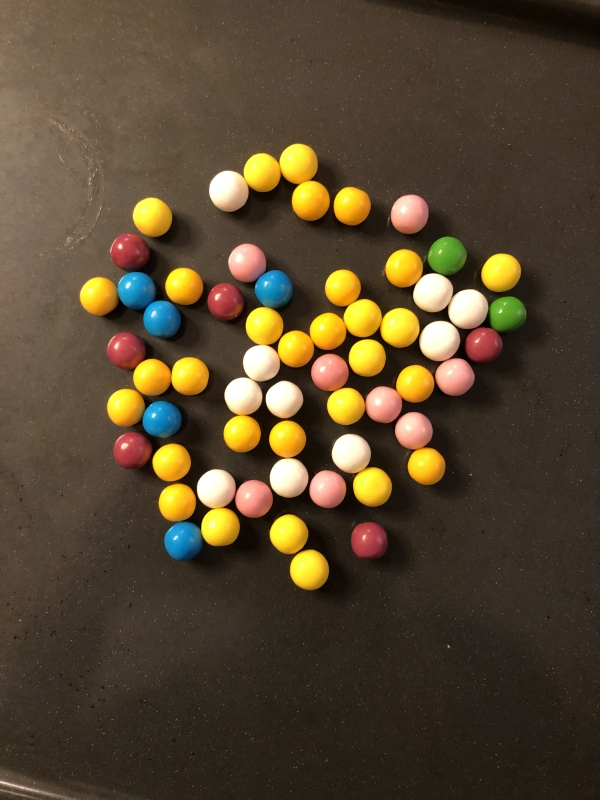
#> input picture images/chewing_gum_balls04.jpg, 600 x 800 px, found by its file name
$ python uebung08.py
#> lines starting #> are read from the running program, lines starting #| are printed output that depends on the picture; long printed decimals are rounded
# Template matching, originally with objects from the image. Typical example is counting blood cells
import cv2

use_color = True

if use_color:
    # load image and template image, note that the template has been manually cut out of the image
    img = cv2.imread('chewing_gum_balls04.JPG',cv2.IMREAD_COLOR)
#> img is the input picture: shape (800, 600, 3); mean B, G, R 47.7, 70.4, 85.6
    template = cv2.imread('cgb_pink.JPG', cv2.IMREAD_COLOR)
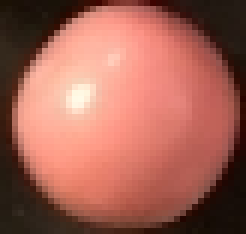
#> input picture images/cgb_pink.jpg, 41 x 39 px, found by its file name (shown 6 times larger)
#> template is the input picture: shape (39, 41, 3); mean B, G, R 84.7, 98, 162.6
    # read shape of the template and original image
    H, W, C = img.shape
#> H = 800; W = 600; C = 3
    h, w, c = template.shape
#> h = 39; w = 41; c = 3

else:
    # load image and template image, note that the template has been manually cut out of the image
    img = cv2.imread('smarties01.JPG',cv2.IMREAD_GRAYSCALE)
    template = cv2.imread('cgb_pink.JPG', cv2.IMREAD_GRAYSCALE)
    # read shape of the template and original image
    H, W, C = img.shape
    h, w, c = template.shape
# Define template matching methods, see https://docs.opencv.org/4.5.3/df/dfb/group__imgproc__object.html#ga3a7850640f1fe1f58fe91a2d7583695d for the math behind each method
methods = [cv2.TM_CCOEFF, cv2.TM_CCOEFF_NORMED, cv2.TM_CCORR, cv2.TM_CCORR_NORMED, cv2.TM_SQDIFF, cv2.TM_SQDIFF_NORMED]
method_names = ['cv2.TM_CCOEFF', 'cv2.TM_CCOEFF_NORMED', 'cv2.TM_CCORR', 'cv2.TM_CCORR_NORMED', 'cv2.TM_SQDIFF', 'cv2.TM_SQDIFF_NORMED']

# loop over all methods in order to compare them
for method, method_name in zip(methods, method_names):

    # work on a new image each time
    img2 = img.copy()
    # do the template matching
    result = cv2.matchTemplate(img2, template, method)
    # get the best match location
    min_value, max_value, min_location, max_location = cv2.minMaxLoc(result)
    print(min_value, max_value, min_location, max_location)
    # draw rectangle at found location
    if method in ['cv2.TM_SQDIFF']:
        drawLeftPoint = ()
    # show original image with found location
    cv2.imshow('Original', img)
    # show image with the template matching result for all pixels
    result_title = 'Result with %s' % method_name
    cv2.imshow('Result', result)
    cv2.waitKey(0)
#> this loop made 6 passes
#> (min_value, max_value, min_location, max_location) on passes 1 to 6: (-17696406, 29344460, (297, 440), (263, 380)), (-0.647, 0.953, (296, 438), (307, 470)), (8817560, 126217360, (559, 6), (419, 320)), (0.346, 0.987, (234, 523), (307, 470)), (3771317, 100078304, (307, 470), (298, 441)), (0.0372, 1, (307, 470), (353, 0))
#| -17696406.0 29344460.0 (297, 440) (263, 380)
#| -0.6468 0.9531 (296, 438) (307, 470)
#| 8817560.0 126217360.0 (559, 6) (419, 320)
#| 0.3462 0.9868 (234, 523) (307, 470)
#| 3771317.0 100078304.0 (307, 470) (298, 441)
#| 0.03724 1.0 (307, 470) (353, 0)
#> pass 1, `result = cv2.matchTemplate(img2, template, method)`:
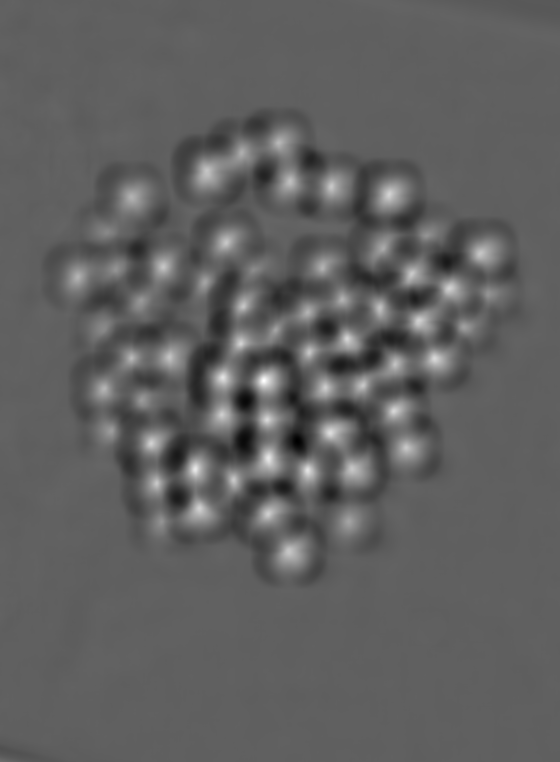
#> result: shape (762, 560) float32; min -17696406, max 29344460, mean 55054; drawn with min black and max white
#> pass 1, `cv2.imshow('Result', result)`:
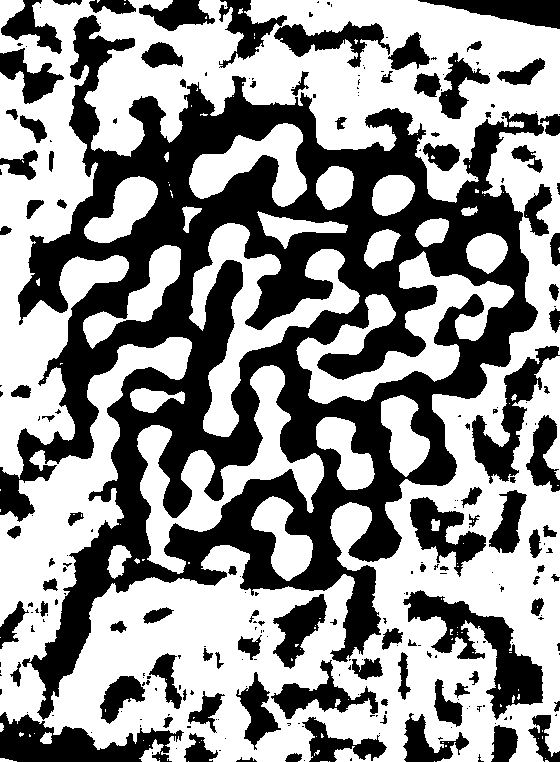
#> window 'Result': shape (762, 560); min 0, max 255, mean 145.5
#> pass 2, `result = cv2.matchTemplate(img2, template, method)`:
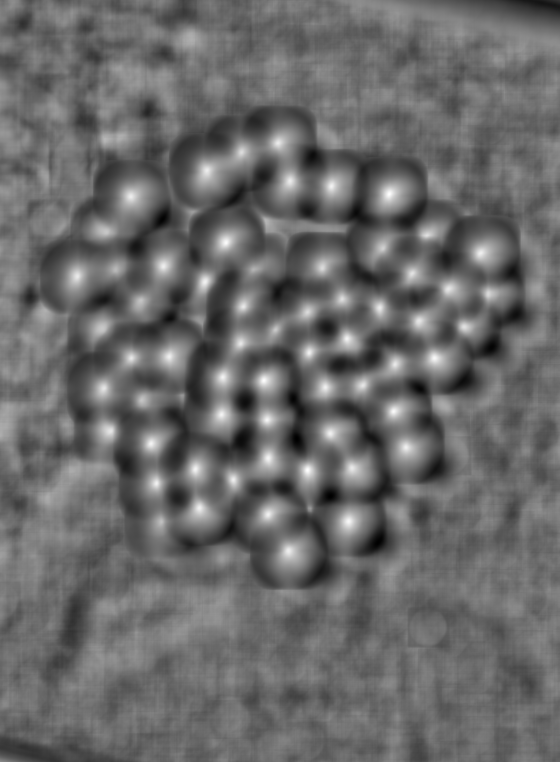
#> result: shape (762, 560) float32; min -0.647, max 0.953, mean 0.0163; drawn with min black and max white
#> pass 3, `result = cv2.matchTemplate(img2, template, method)`:
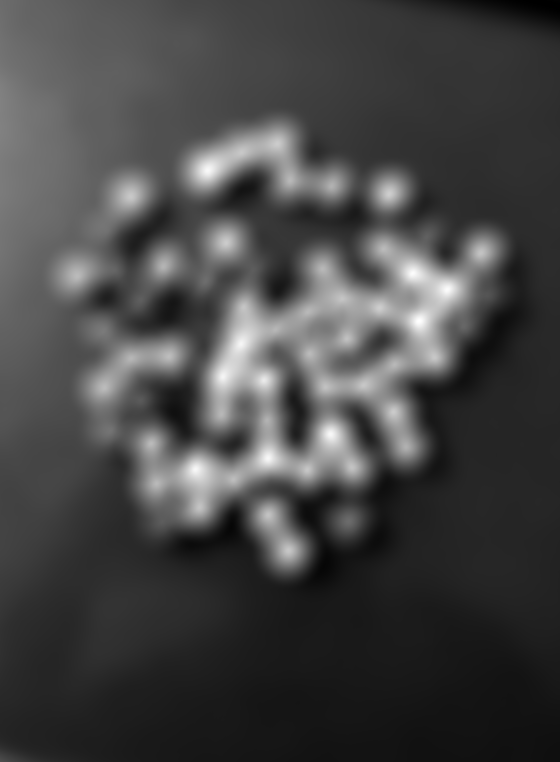
#> result: shape (762, 560) float32; min 8817560, max 126217360, mean 40593004; drawn with min black and max white
#> after the loop:
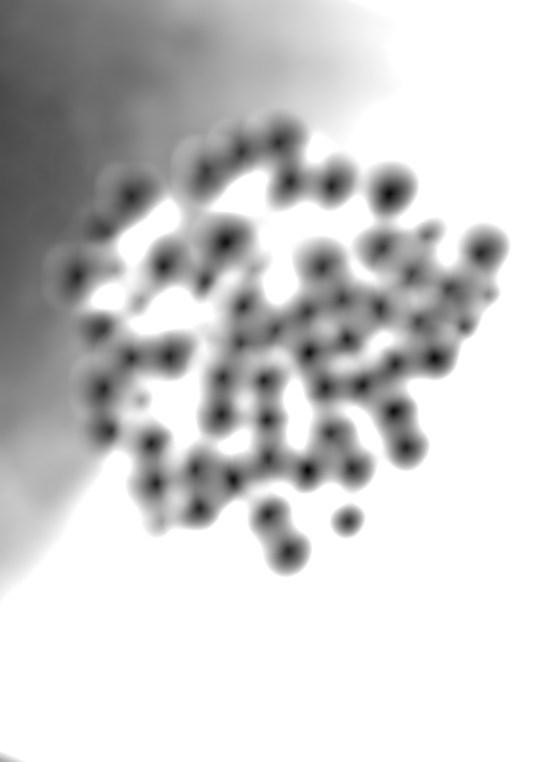
#> result: shape (762, 560) float32; min 0.0372, max 1, mean 0.81

cv2.destroyAllWindows()
